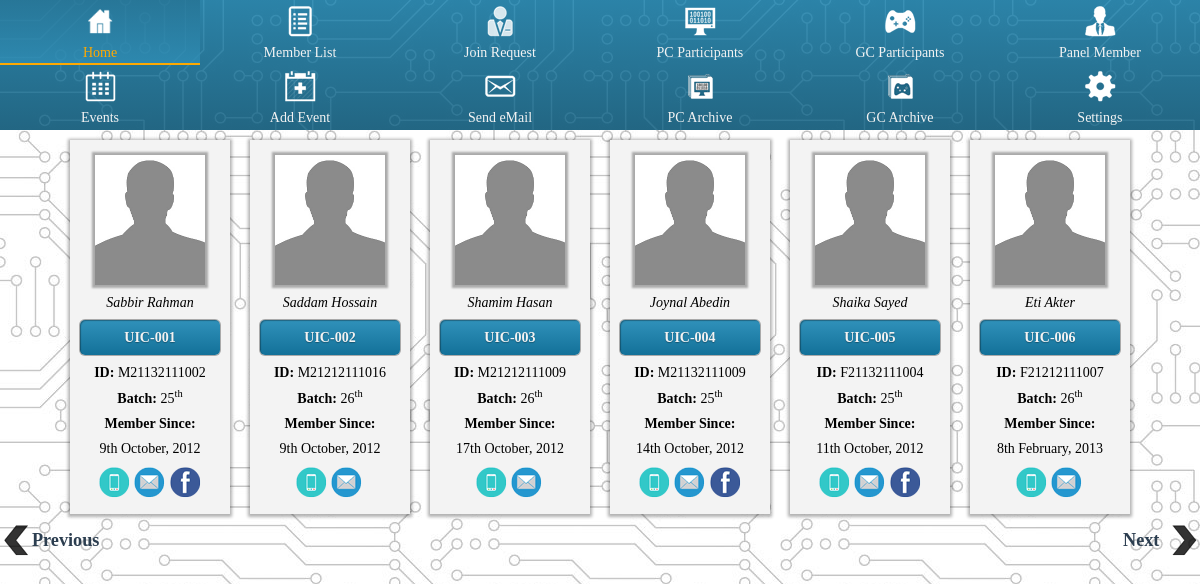
Page /admin/memberlist.php (signed in) on the committed database.
### tables this page shows
CREATE TABLE IF NOT EXISTS `userids` (
  `UID` varchar(7) NOT NULL,
  `PWD` varchar(20) NOT NULL,
  `StudentID` varchar(12) NOT NULL,
  `NamePrefix` varchar(15) DEFAULT NULL,
  `FirstName` varchar(15) NOT NULL,
  `LastName` varchar(15) NOT NULL,
  `NickName` varchar(20) DEFAULT NULL,
  `dateOfBirth` date NOT NULL,
  `ContactNo` varchar(20) NOT NULL,
  `eMail` varchar(30) NOT NULL,
  `Facebook` varchar(200) DEFAULT NULL,
  `Image` varchar(150) NOT NULL,
  `Responsibility` varchar(15) NOT NULL DEFAULT 'Member',
  `JoiningDate` timestamp NOT NULL DEFAULT CURRENT_TIMESTAMP,
  PRIMARY KEY (`UID`),
  UNIQUE KEY `StudentID` (`StudentID`),
  UNIQUE KEY `eMail` (`eMail`)
);

### classes/Database.php (called while the page is built, shortened)
<?php
	class Database {
		private $db;
		public function connect(){
			$this->db = new mysqli(DB_HOST, DB_USER, DB_PASS, DB_NAME);
		}
		public function query($sql){
			return $this->db->query($sql);
		}
		public function fetch($result){
			return mysqli_fetch_assoc($result);
		}
	}
?>

### classes/Member.php (called while the page is built, shortened)
<?php
	class Member {
		protected $userId;
		protected $db;
		protected $info;
		function __construct($USERID){
			$this->userId = $USERID;
			$this->db = new Database();
			$this->getAllInfo();
		}
		public static function count(){
			$db = new Database();
			$sql = "SELECT COUNT(UID) FROM userids";
			$result = $db->query($sql);
			$row = $db->fetch($result);
			return intval($row['COUNT(UID)'])-1;
		}
		protected function getAllInfo(){
			$sql = "SELECT * FROM userids WHERE UID = '" . $this->userId . "'";
			$result = $this->db->query($sql);
			$this->info = $this->db->fetch($result);
		}
		public function getUserID()		{ 	return $this->info['UID'		 	] ; }
		public function getImage()		{ 	return $this->info['Image'		 	] ; }
		public function getStudentID()	{ 	return $this->info['StudentID'	 	] ; }
		public function getJoiningDate(){ 	return $this->info['JoiningDate' 	] ; }
		public function getContactNo()	{ 	return $this->info['ContactNo'	 	] ; }
		public function getEmail()		{ 	return $this->info['eMail'		 	] ; }
		public function getFacebook()	{ 	return $this->info['Facebook'	 	] ; }
		public function getFullName(){
			return $this->info['FirstName'] . " " . $this->info['LastName'];
		}
		public function getBatch(){
			$ID = $this->getStudentID();
			$admission_year = (intval($ID[1]) * 1000) + intval($ID[2] . $ID[3]);
			$admission_semester = intval($ID[4]);
			return $Y = (($admission_year-2004)*3)+1+$admission_semester;
		}
	}
?>

### admin/memberlist.php (the view, shortened to what this page needs)
<?php require_once "../includes/functions.php"	; ?>
<?php require_once "../classes/Member.php"		; ?>
<?php
    $page = (isset($_GET['page']))? pure_it($_GET['page']) : 1;
	$to = intval($page) * 6;
	$from = $to - 5;
	$to = makeID(--$to);
	$from = makeID(--$from);
	$first = 1;
	$last = ceil((Member::count()/6));
?>
<!DOCTYPE html>
<html class="">
<head>
    <link rel="stylesheet" href="css/admin.css" />
</head>
<body>
    <?php require_once 'adminnav.php'; ?>
    <main>
        <section>
            <div class="container">
                <div class="row">
                    <?php
                        $db = new Database();
                        $sql = "SELECT UID FROM userids
                                WHERE userids.UID BETWEEN '$from' AND '$to'";
                        $result = $db->query($sql);
                        while($R= $db->fetch($result)){
                            $Member = new Member($R['UID']);
                    ?>
                    <div class="columns two">
                        <div class="person">
                            <div class="img" style="background: url('<?= $Member->getImage(); ?>') no-repeat; background-size: 100% 100%;"></div>
                            <p class="info italic"><?= $Member->getFullName(); ?></p>
                            <p class="highlight"><?= $Member->getUserID(); ?></p>
                            <p class="info"><span class="bold">ID:</span> <?= $Member->getStudentID(); ?></p>
                            <p class="info"><span class="bold">Batch:</span> <?= format_position($Member->getBatch()); ?></p>
                            <p class="info"><span class="bold">Member Since:</span><br><?= formatDate($Member->getJoiningDate()); ?></p>
                            <div class="icons" <?php if($Member->getFacebook()) echo "style='width: 104px;'" ?>>
                                <div class="icon32x32 n17" title="<?= $Member->getContactNo(); ?>"></div>
                                <a href="mailto:<?= $Member->getEmail(); ?>">
                                <div class="icon32x32 n18" title="<?= $Member->getEmail(); ?>"></div></a>
                                <?php if($Member->getFacebook()) { ?>
                                <a href="<?= $Member->getFacebook(); ?>">
                                <div class="icon32x32 n19" title="<?= $Member->getFacebook(); ?>"></div></a>
                                <?php } ?>
                            </div>
                        </div>
                    </div>
                <?php
                    }
                ?>
                </div>
            </div>
        </section>
        <div class="navbuttons">
            <?php if($page==$first) { ?>
                <a href="admin/memberlist.php?page=<?=$last?>"><div id="p" class="np icon32x32 n13"><p>Previous</p></div></a>
            <?php } else { ?>
                <a href="admin/memberlist.php?page=<?=$page-1?>"><div id="p" class="np icon32x32 n13"><p>Previous</p></div></a>
            <?php } ?>
            <?php if($page==$last) { ?>
                <a href="admin/memberlist.php?page=<?=$first?>"><div id="n" class="np icon32x32 n14"><p>Next</p></div></a>
            <?php } else { ?>
                <a href="admin/memberlist.php?page=<?=$page+1?>"><div id="n" class="np icon32x32 n14"><p>Next</p></div></a>
            <?php } ?>
        </div>
    </main>
</body>
</html>

### includes/functions.php (shortened to what this page needs)
<?php
	function makeID($num){
		$num = intval($num);
		if($num<9) $uid = 'UIC-00' . ++$num;
		else if($num<99) $uid = 'UIC-0' . ++$num;
		else $uid = 'UIC-' . ++$num;
		return $uid;
	}
	function formatDate($Date){
		$D = new DateTime($Date);
		return $D->format('jS F, Y');
	}
	function format_position($number){
		$number = intval($number);
		if($number%10==1){
			$number.='<sup>st</sup>';
		} elseif($number%10==2){
			$number.='<sup>nd</sup>';
		} elseif($number%10==3){
			$number.='<sup>rd</sup>';
		} else {
			$number.='<sup>th</sup>';
		}
		return $number;
	}
?>

### css/admin.css (style rules this page uses)
html { font-family:sans-serif;-ms-text-size-adjust:100%;-webkit-text-size-adjust:100% }
body { margin:0 }
article,aside,details,figcaption,figure,footer,header,hgroup,main,nav,section,summary { display:block }
a { background:transparent }
sub,sup { font-size:75%;line-height:0;position:relative;vertical-align:baseline }
sup { top:-0.5em }
* { -webkit-box-sizing:border-box;-moz-box-sizing:border-box;box-sizing:border-box;-webkit-font-smoothing:antialiased;font-smoothing:antialiased;margin:0;padding:0 }
html { min-height:100%;position:relative }
a { text-decoration:none;color:#f3f3f3 }
body { background:url("../img/circuite_white.jpg");font:14px/1.5em 'Georgia',serif;position:relative }
.container { width:90%;max-width:1230px;height:100%;margin:0 auto }
main { overflow:hidden;min-height:100% }
.person { background:#f3f3f3;margin:10px;padding:10px;box-shadow:0 1px 3px 2px rgba(0,0,0,0.3) }
.person .img { height:130px;width:110px;margin:5px auto;box-shadow:0 0 2px 3px rgba(0,0,0,0.3) }
.person p { text-align:center;width:100%;line-height:1.8em }
.person p.highlight { background:#3091ba;background:-webkit-linear-gradient(#3091ba, #137199);background:-moz-linear-gradient(#3091ba, #137199);background:-ms-linear-gradient(#3091ba, #137199);background:-o-linear-gradient(#3091ba, #137199);background:linear-gradient(#3091ba, #137199);font-weight:bold;color:#f3f3f3;margin:5px auto;padding:5px;border-radius:5px;text-shadow:0 1px 1px rgba(0,0,0,0.3);box-shadow:0 0 0 1px rgba(0,0,0,0.3),inset 1px 1px 1px rgba(0,0,0,0.3) }
.person .icons { width:70px;margin:0 auto;margin-top:5px }
.person .icon32x32,.person .game32x32 { display:inline-block }
.icon32x32 { height:32px;width:32px;background:url('../img/AdminSprite_32x32.png') no-repeat }
.n13 { background-position:0 -96px }
.n14 { background-position:-32px -96px }
.n17 { background-position:0 -128px }
.n18 { background-position:-32px -128px }
.n19 { background-position:-64px -128px }
.navbuttons .np { height:32px;width:32px }
.navbuttons .np p { font-weight:bold;font-size:1.3em;color:#2c3e50;margin-left:32px;line-height:32px }
.navbuttons #p { float:left }
.navbuttons #n { float:right }
.navbuttons #n p { margin-left:-45px }
.bold { font-weight:bold }
.italic { font-style:italic }
.row { width:100% }
.columns { float:left }
.columns.two { width:16.666% }
.row { *zoom:1 }
.row:before,.row:after { display:table;content:"";line-height:0 }
.row:after { clear:both }

### rows in the picture
userids: Image (picture), $Member->getFullName() "Sabbir Rahman", UID "UIC-001", StudentID "M21132111002", StudentID "25", JoiningDate "9th October, 2012"
userids: Image (picture), $Member->getFullName() "Saddam Hossain", UID "UIC-002", StudentID "M21212111016", StudentID "26", JoiningDate "9th October, 2012"
userids: Image (picture), $Member->getFullName() "Shamim Hasan", UID "UIC-003", StudentID "M21212111009", StudentID "26", JoiningDate "17th October, 2012"
userids: Image (picture), $Member->getFullName() "Joynal Abedin", UID "UIC-004", StudentID "M21132111009", StudentID "25", JoiningDate "14th October, 2012"
userids: Image (picture), $Member->getFullName() "Shaika Sayed", UID "UIC-005", StudentID "F21132111004", StudentID "25", JoiningDate "11th October, 2012"
userids: Image (picture), $Member->getFullName() "Eti Akter", UID "UIC-006", StudentID "F21212111007", StudentID "26", JoiningDate "8th February, 2013"
